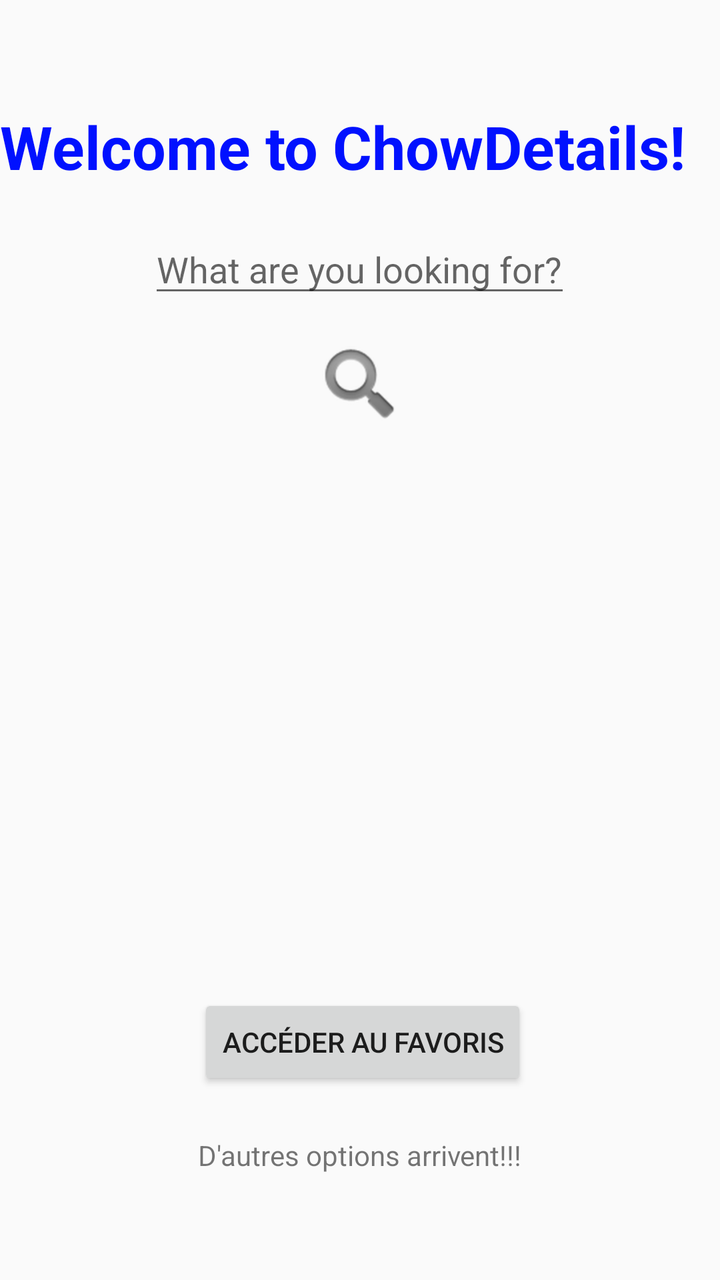
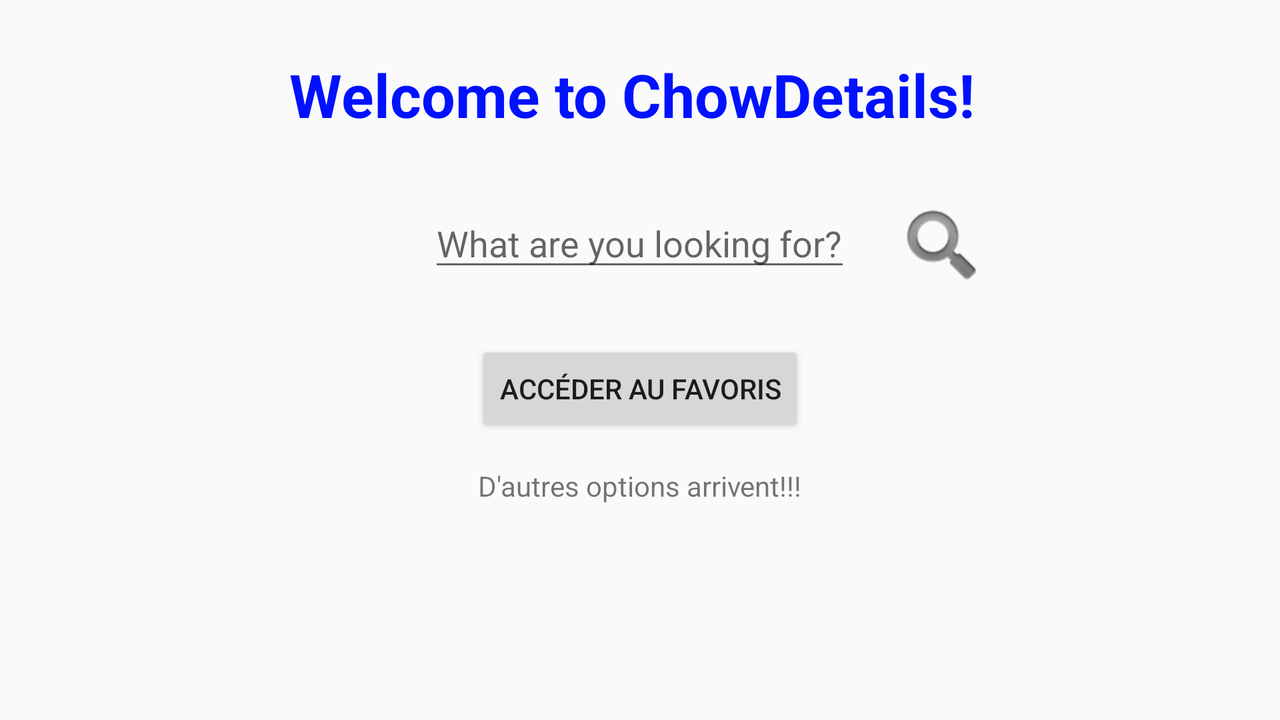

Compare how this app lays out the same screen by default and in its alternative resource folder. The renders come first, then the two layout files and the values they reference.
<!-- AndroidManifest.xml: application theme AppTheme -->
<!-- res/layout/activity_food_main.xml -->
<?xml version="1.0" encoding="utf-8"?>
<RelativeLayout xmlns:android="http://schemas.android.com/apk/res/android"
    xmlns:app="http://schemas.android.com/apk/res-auto"
    android:layout_width="match_parent"
    android:layout_height="match_parent"
    android:orientation="vertical">

    <TextView
        android:id="@+id/textView"
        android:layout_width="wrap_content"
        android:layout_height="wrap_content"
        android:layout_marginTop="53dp"
        android:gravity="center"
        android:text="Welcome to ChowDetails! "
        android:textColor="#0011ff"
        android:textSize="30sp"
        android:textStyle="bold"
        android:layout_alignParentTop="true"
        android:layout_alignParentLeft="true"
        android:layout_alignParentStart="true" />
    <EditText
        android:id="@+id/search"
        android:layout_width="wrap_content"
        android:layout_height="wrap_content"
        android:hint="What are you looking for?"
        android:layout_below="@+id/textView"
        android:layout_centerHorizontal="true"
        android:layout_marginTop="19dp" />
    <Button
        android:id="@+id/butfavoris"
        android:layout_width="wrap_content"
        android:layout_height="wrap_content"
        android:text="Accéder au favoris"
        android:layout_marginBottom="23dp"
        android:layout_above="@+id/result"
        android:layout_alignLeft="@+id/result"
        android:layout_alignStart="@+id/result" />

    <ImageButton
        android:id="@+id/butfind"
        android:layout_width="wrap_content"
        android:layout_height="wrap_content"
        android:elevation="24dp"
        app:srcCompat="@android:drawable/ic_search_category_default"
        android:background="@android:color/transparent"
        android:layout_below="@+id/search"
        android:layout_centerHorizontal="true"
        android:layout_marginTop="15dp" />


    <TextView
        android:id="@+id/result"
        android:layout_width="wrap_content"
        android:layout_height="wrap_content"
        android:text="D'autres options arrivent!!!"
        android:layout_marginBottom="53dp"
        android:layout_alignParentBottom="true"
        android:layout_centerHorizontal="true" />

</RelativeLayout>
<!-- resources referenced by this layout -->
<resources>
  <style name="AppTheme" parent="Theme.AppCompat.Light.DarkActionBar">
          
          <item name="colorPrimary">@color/colorPrimary</item>
          <item name="colorPrimaryDark">@color/colorPrimaryDark</item>
          <item name="colorAccent">@color/colorAccent</item>
      </style>
  <color name="colorPrimary">#3f51b5</color>
  <color name="colorPrimaryDark">#303f9f</color>
  <color name="colorAccent">#FF4081</color>
</resources>
<!-- res/layout-land/activity_food_main.xml (the author's variant of the layout above) -->
<!-- drawn on the phone turned sideways -->
<?xml version="1.0" encoding="utf-8"?>
<RelativeLayout xmlns:android="http://schemas.android.com/apk/res/android"
    xmlns:app="http://schemas.android.com/apk/res-auto"
    android:layout_width="match_parent"
    android:layout_height="match_parent"
    android:orientation="vertical">

    <TextView
        android:id="@+id/textView"
        android:layout_width="wrap_content"
        android:layout_height="wrap_content"
        android:gravity="center"
        android:text="Welcome to ChowDetails! "
        android:textColor="#0011ff"
        android:textSize="30sp"
        android:textStyle="bold"
        android:layout_alignParentTop="true"
        android:layout_centerHorizontal="true"
        android:layout_marginTop="27dp" />
    <EditText
        android:id="@+id/search"
        android:layout_width="wrap_content"
        android:layout_height="wrap_content"
        android:hint="What are you looking for?"
        android:layout_alignTop="@+id/butfind"
        android:layout_centerHorizontal="true" />
    <Button
        android:id="@+id/butfavoris"
        android:layout_width="wrap_content"
        android:layout_height="wrap_content"
        android:text="Accéder au favoris"
        android:layout_marginTop="23dp"
        android:layout_below="@+id/butfind"
        android:layout_centerHorizontal="true" />

    <ImageButton
        android:id="@+id/butfind"
        android:layout_width="wrap_content"
        android:layout_height="wrap_content"
        android:elevation="24dp"
        app:srcCompat="@android:drawable/ic_search_category_default"
        android:background="@android:color/transparent"
        android:layout_marginTop="32dp"
        android:layout_below="@+id/textView"
        android:layout_alignRight="@+id/textView"
        android:layout_alignEnd="@+id/textView" />


    <TextView
        android:id="@+id/result"
        android:layout_width="wrap_content"
        android:layout_height="wrap_content"
        android:text="D'autres options arrivent!!!"
        android:layout_below="@+id/butfavoris"
        android:layout_centerHorizontal="true"
        android:layout_marginTop="15dp" />

</RelativeLayout>
